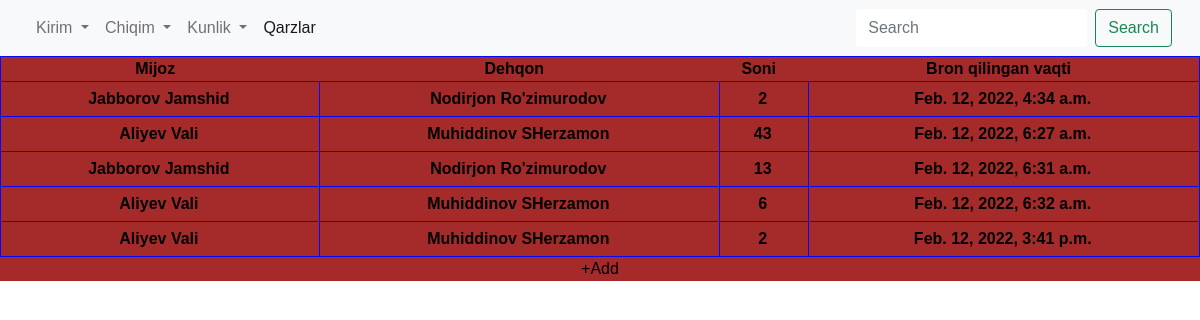
Page /bron/ (signed in) on the committed database.
### app/models.py (models this page shows, shortened)
class IncomeClient(models.Model):
    client = models.ForeignKey(Client, on_delete=models.SET_NULL, null=True, blank=True, related_name='qaysi client oldi+')
    product_dehqon = models.ForeignKey(ExpenseDehqon, on_delete=models.SET_NULL, null=True, related_name='qaysi dehqonni qoyi+')
    quantity = models.IntegerField(null=True, blank=True)
    weight = models.IntegerField(null=True, blank=True, default=0)
    price = models.IntegerField(null=True, blank=True, default=0)
    created_date = models.DateTimeField(auto_now_add=True)
    status = models.CharField(max_length=125, null=True, blank=True, choices=[('bron', 'Bron qilindi'), ('progress', 'Jarayonda'), ('completed', 'Yakunlandi')], default='progress')

class Client(models.Model):
    full_name  =models.CharField(max_length=250, null=True, blank=True)
    address = models.CharField(max_length=225, null=True, blank=True)
    phone = models.CharField(max_length=25, null=True, blank=True)
    role = models.CharField(max_length=125, null=True, blank=True, choices=[
        ('dehqon', 'Dehqon'),
        ('client', 'Qushxona Klienti(Sotib oluvhi)'),
        ('sotuvchi', "Bozordagi sotuvchi"),
        ('kallahasb', 'Kalla hasb oluvchi sotuvchi'),
        ('Teri', 'Teri oluvchi sotuvchi')
    ])
    status_bozor = models.BooleanField(default=False, null=True, blank=True)

class  ExpenseDehqon(models.Model):
    dehqon = models.ForeignKey(Client, on_delete=models.SET_NULL, null=True)
    product = models.ForeignKey(Product, on_delete=models.SET_NULL, null=True, blank=True)
    quantity = models.IntegerField(null=True, blank=True)
    weight = models.IntegerField(null=True, blank=True)
    price = models.IntegerField(null=True, blank=True, default=0)
    created_date = models.DateTimeField(auto_now_add=True)
    status = models.CharField(max_length=125, null=True, blank=True, choices=[('progress', 'Jarayonda'), ('completed', 'Yakunlandi')], default='progress')

### app/views.py (the view, shortened to what this page needs)
# urls.py: path('bron/', bronView, name='bronproduct'),
@qushxona_only
def bronView(request):
    mijozlar = IncomeClient.objects.filter(status='bron')
    return render(request, 'bron.html', {'data': mijozlar})

### app/views.py (called while the page is built)
def qushxona_only(function):
    @wraps(function)
    def wrap(request, *args, **kwargs):
        profile = request.user
        if ('qushxona' in  profile.username) or ('admin' in profile.username) :
            return function(request, *args, **kwargs)
        else:
            return redirect('login')
    return wrap

### templates/bron.html (shortened to what this page needs)
{% extends 'base.html' %}
{% block content %}
<div class="qushxona__table1">
    <table class="qushxona_table">
        <tr>
            <th>Mijoz</th>
            <th>Dehqon</th>
            <th>Soni</th>
            <th>Bron qilingan vaqti</th>
        </tr>
        {% for i in data %}
            <tr>
                <td>{{ i.client.full_name}}</td>
                <td>{{ i.product_dehqon.dehqon.full_name }}</td>
                <td>{{ i.quantity }}</td>
                <td>{{ i.created_date}}</td>
            </tr>
        {% endfor %}
    </table>
    <button id="addbutton" style="text-align:left" onclick="add_bron()">+Add</button>
</div>
{% endblock %}

### templates/base.html (shortened to what this page needs)
<!DOCTYPE html>
<html lang="en">
<head>
    {% load static %}
	<link rel="stylesheet" type="text/css" href="{% static 'vendor/bootstrap/css/bootstrap.min.css'%}">
	<link rel="stylesheet" type="text/css" href="{% static 'fonts/font-awesome-4.7.0/css/font-awesome.min.css'%}">
	<link rel="stylesheet" type="text/css" href="{% static 'vendor/animate/animate.css'%}">
	<link rel="stylesheet" type="text/css" href="{% static 'vendor/select2/select2.min.css'%}">
	<link rel="stylesheet" type="text/css" href="{% static 'vendor/perfect-scrollbar/perfect-scrollbar.css'%}">
	<link rel="stylesheet" type="text/css" href="{% static 'css/util.css'%}">
	<link rel="stylesheet" type="text/css" href="{% static 'css/main.css'%}">
    <link href="https://cdn.jsdelivr.net/npm/bootstrap@5.0.2/dist/css/bootstrap.min.css" rel="stylesheet"
>
    <link rel="stylesheet" href="{% static "css/main.css" %}">
</head>
<body>
<nav class="navbar navbar-expand-lg navbar-light bg-light">
    <div class="container-fluid">
        <div class="collapse navbar-collapse" id="navbarSupportedContent">
            <ul class="navbar-nav me-auto mb-2 mb-lg-0">
                <li class="nav-item dropdown">
                    <a class="nav-link dropdown-toggle" href="#" id="navbarDropdown" role="button"
                       data-bs-toggle="dropdown" aria-expanded="false">
                        Kirim
                    </a>
                </li>
                <li class="nav-item dropdown">
                    <a class="nav-link dropdown-toggle" href="#" id="navbarDropdown" role="button"
                       data-bs-toggle="dropdown" aria-expanded="false">
                        Chiqim
                    </a>
                </li>
                <li class="nav-item dropdown">
                    <a class="nav-link dropdown-toggle" href="#" id="navbarDropdown" role="button"
                       data-bs-toggle="dropdown" aria-expanded="false">
                        Kunlik
                    </a>
                </li>
                <li class="nav-item">
                    <a class="nav-link active" aria-current="page" href="{% url 'qarz' %}">Qarzlar</a>
                </li>
            </ul>
            <form class="d-flex">
                <input class="form-control me-2" type="search" placeholder="Search" aria-label="Search">
                <button class="btn btn-outline-success" type="submit">Search</button>
            </form>
        </div>
    </div>
</nav>
{% block content %}
{% endblock %}
</body>
</html>

### static/css/main.css (style rules this page uses)
.qushxona__table1 { max-width: 1440px; position: relative; color: black; font-weight: bold; text-align: center; background-color: brown; }
.qushxona__table1 table { width: 100%; }
.qushxona__table1 tr, .qushxona__table1 td { border: 1px inset #000BFF; }
.table th, td { text-align: center; padding: 5px 8px; border: 1px solid #fff; }
body { font-family: Arial, Helvetica, sans-serif; }
* { margin: 0px; padding: 0px; box-sizing: border-box; }
body, html { height: 100%; font-family: sans-serif; }
a { margin: 0px; transition: all 0.4s; -webkit-transition: all 0.4s; -o-transition: all 0.4s; -moz-transition: all 0.4s; }
ul, li { margin: 0px; list-style-type: none; }
input { display: block; outline: none; border: none !important; }
button { outline: none !important; border: none; background: transparent; }
table { width: 100%; }
th, td { font-weight: unset; padding-right: 10px; }

### rows in the picture
IncomeClient: client.full_name "Jabborov Jamshid", product_dehqon.dehqon.full_name "Nodirjon Ro'zimurodov", quantity "2", created_date "Feb. 12, 2022, 4:34 a.m."
IncomeClient: client.full_name "Aliyev Vali", product_dehqon.dehqon.full_name "Muhiddinov SHerzamon", quantity "43", created_date "Feb. 12, 2022, 6:27 a.m."
IncomeClient: client.full_name "Jabborov Jamshid", product_dehqon.dehqon.full_name "Nodirjon Ro'zimurodov", quantity "13", created_date "Feb. 12, 2022, 6:31 a.m."
IncomeClient: client.full_name "Aliyev Vali", product_dehqon.dehqon.full_name "Muhiddinov SHerzamon", quantity "6", created_date "Feb. 12, 2022, 6:32 a.m."
IncomeClient: client.full_name "Aliyev Vali", product_dehqon.dehqon.full_name "Muhiddinov SHerzamon", quantity "2", created_date "Feb. 12, 2022, 3:41 p.m."
